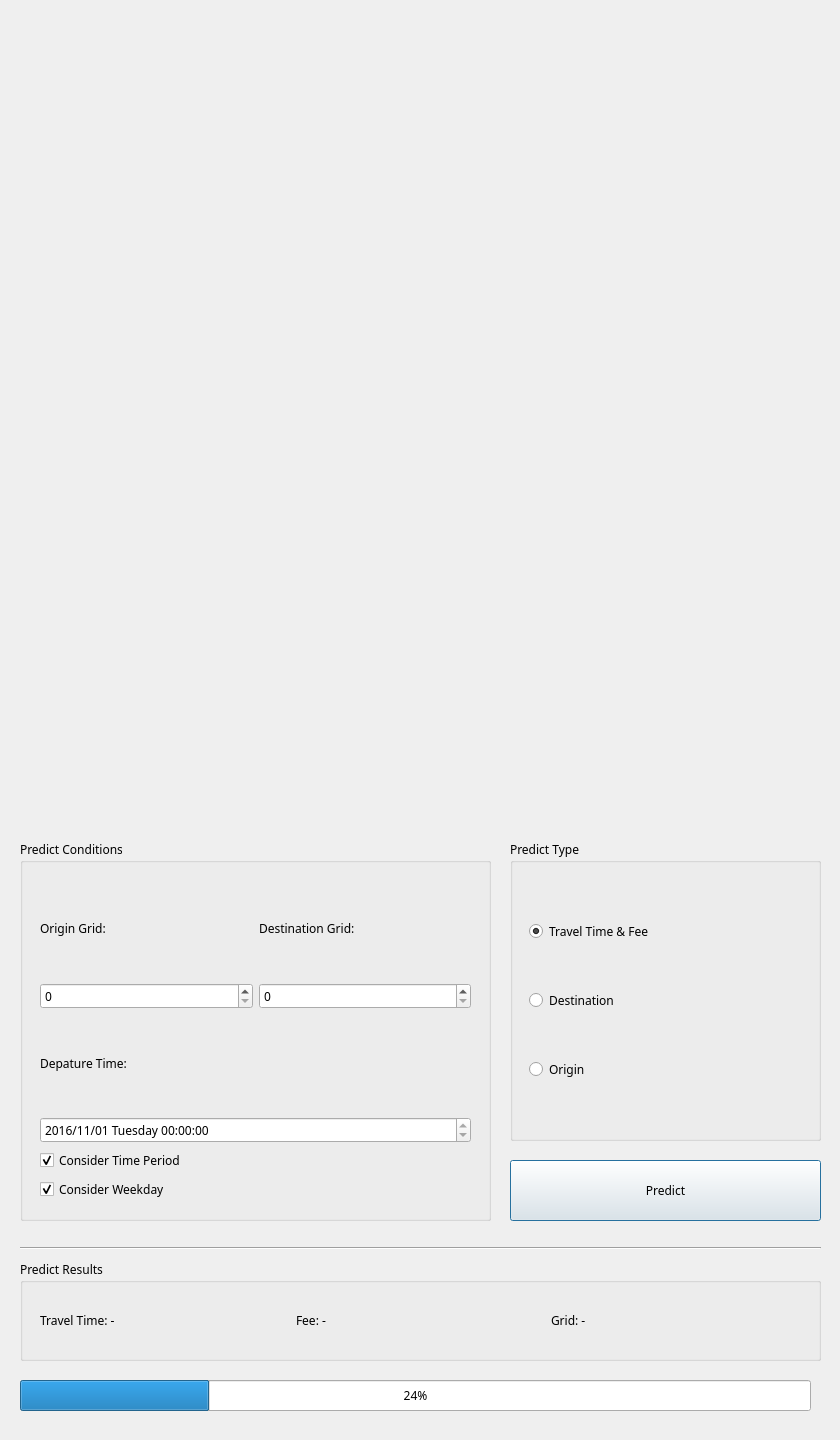
<?xml version="1.0" encoding="UTF-8"?>
<ui version="4.0">
 <class>PredictWindow</class>
 <widget class="QDialog" name="PredictWindow">
  <property name="geometry">
   <rect>
    <x>0</x>
    <y>0</y>
    <width>840</width>
    <height>1440</height>
   </rect>
  </property>
  <property name="windowTitle">
   <string>Dialog</string>
  </property>
  <widget class="QGroupBox" name="groupBox">
   <property name="geometry">
    <rect>
     <x>20</x>
     <y>840</y>
     <width>471</width>
     <height>381</height>
    </rect>
   </property>
   <property name="font">
    <font>
     <family>微软雅黑</family>
    </font>
   </property>
   <property name="title">
    <string>Predict Conditions</string>
   </property>
   <widget class="QWidget" name="verticalLayoutWidget">
    <property name="geometry">
     <rect>
      <x>20</x>
      <y>40</y>
      <width>431</width>
      <height>321</height>
     </rect>
    </property>
    <layout class="QVBoxLayout" name="verticalLayout">
     <item>
      <layout class="QHBoxLayout" name="horizontalLayout">
       <item>
        <widget class="QLabel" name="label_2">
         <property name="text">
          <string>Origin Grid:</string>
         </property>
        </widget>
       </item>
       <item>
        <widget class="QLabel" name="label_3">
         <property name="text">
          <string>Destination Grid:</string>
         </property>
        </widget>
       </item>
      </layout>
     </item>
     <item>
      <layout class="QHBoxLayout" name="horizontalLayout_2">
       <item>
        <widget class="QSpinBox" name="oriSpin">
         <property name="enabled">
          <bool>true</bool>
         </property>
        </widget>
       </item>
       <item>
        <widget class="QSpinBox" name="desSpin"/>
       </item>
      </layout>
     </item>
     <item>
      <widget class="QLabel" name="label">
       <property name="text">
        <string>Depature Time:</string>
       </property>
      </widget>
     </item>
     <item>
      <widget class="QDateTimeEdit" name="datetime">
       <property name="locale">
        <locale language="English" country="UnitedStates"/>
       </property>
       <property name="dateTime">
        <datetime>
         <hour>0</hour>
         <minute>0</minute>
         <second>0</second>
         <year>2016</year>
         <month>11</month>
         <day>1</day>
        </datetime>
       </property>
       <property name="maximumDateTime">
        <datetime>
         <hour>23</hour>
         <minute>59</minute>
         <second>59</second>
         <year>2016</year>
         <month>11</month>
         <day>15</day>
        </datetime>
       </property>
       <property name="minimumDateTime">
        <datetime>
         <hour>0</hour>
         <minute>0</minute>
         <second>0</second>
         <year>2016</year>
         <month>11</month>
         <day>1</day>
        </datetime>
       </property>
       <property name="displayFormat">
        <string>yyyy/MM/dd dddd HH:mm:ss</string>
       </property>
      </widget>
     </item>
     <item>
      <widget class="QCheckBox" name="pCheck0">
       <property name="text">
        <string>Consider Time Period</string>
       </property>
       <property name="checked">
        <bool>true</bool>
       </property>
      </widget>
     </item>
     <item>
      <widget class="QCheckBox" name="pCheck1">
       <property name="text">
        <string>Consider Weekday</string>
       </property>
       <property name="checked">
        <bool>true</bool>
       </property>
      </widget>
     </item>
    </layout>
   </widget>
  </widget>
  <widget class="QGroupBox" name="groupBox_2">
   <property name="geometry">
    <rect>
     <x>510</x>
     <y>840</y>
     <width>311</width>
     <height>301</height>
    </rect>
   </property>
   <property name="font">
    <font>
     <family>微软雅黑</family>
    </font>
   </property>
   <property name="title">
    <string>Predict Type</string>
   </property>
   <widget class="QWidget" name="verticalLayoutWidget_2">
    <property name="geometry">
     <rect>
      <x>19</x>
      <y>40</y>
      <width>271</width>
      <height>241</height>
     </rect>
    </property>
    <layout class="QVBoxLayout" name="verticalLayout_2">
     <item>
      <widget class="QRadioButton" name="pType0">
       <property name="text">
        <string>Travel Time &amp;&amp; Fee</string>
       </property>
       <property name="checked">
        <bool>true</bool>
       </property>
      </widget>
     </item>
     <item>
      <widget class="QRadioButton" name="pType1">
       <property name="text">
        <string>Destination</string>
       </property>
       <property name="checked">
        <bool>false</bool>
       </property>
      </widget>
     </item>
     <item>
      <widget class="QRadioButton" name="pType2">
       <property name="text">
        <string>Origin</string>
       </property>
      </widget>
     </item>
    </layout>
   </widget>
  </widget>
  <widget class="QPushButton" name="predictApply">
   <property name="geometry">
    <rect>
     <x>510</x>
     <y>1160</y>
     <width>311</width>
     <height>61</height>
    </rect>
   </property>
   <property name="font">
    <font>
     <family>微软雅黑</family>
    </font>
   </property>
   <property name="text">
    <string>Predict</string>
   </property>
  </widget>
  <widget class="QLabel" name="predictInfo">
   <property name="geometry">
    <rect>
     <x>20</x>
     <y>1380</y>
     <width>801</width>
     <height>31</height>
    </rect>
   </property>
   <property name="font">
    <font>
     <family>微软雅黑</family>
    </font>
   </property>
   <property name="text">
    <string/>
   </property>
  </widget>
  <widget class="QProgressBar" name="progress">
   <property name="geometry">
    <rect>
     <x>20</x>
     <y>1380</y>
     <width>791</width>
     <height>31</height>
    </rect>
   </property>
   <property name="font">
    <font>
     <family>微软雅黑</family>
    </font>
   </property>
   <property name="value">
    <number>24</number>
   </property>
  </widget>
  <widget class="Line" name="line">
   <property name="geometry">
    <rect>
     <x>20</x>
     <y>1240</y>
     <width>801</width>
     <height>16</height>
    </rect>
   </property>
   <property name="orientation">
    <enum>Qt::Horizontal</enum>
   </property>
  </widget>
  <widget class="QGroupBox" name="groupBox_3">
   <property name="geometry">
    <rect>
     <x>20</x>
     <y>1260</y>
     <width>801</width>
     <height>101</height>
    </rect>
   </property>
   <property name="font">
    <font>
     <family>微软雅黑</family>
    </font>
   </property>
   <property name="title">
    <string>Predict Results</string>
   </property>
   <widget class="QWidget" name="horizontalLayoutWidget_3">
    <property name="geometry">
     <rect>
      <x>20</x>
      <y>40</y>
      <width>761</width>
      <height>41</height>
     </rect>
    </property>
    <layout class="QHBoxLayout" name="horizontalLayout_3">
     <item>
      <widget class="QLabel" name="resultTime">
       <property name="text">
        <string>Travel Time: -</string>
       </property>
      </widget>
     </item>
     <item>
      <widget class="QLabel" name="resultFee">
       <property name="text">
        <string>Fee: -</string>
       </property>
      </widget>
     </item>
     <item>
      <widget class="QLabel" name="resultGrid">
       <property name="text">
        <string>Grid: -</string>
       </property>
      </widget>
     </item>
    </layout>
   </widget>
  </widget>
 </widget>
 <resources/>
 <connections/>
</ui>
